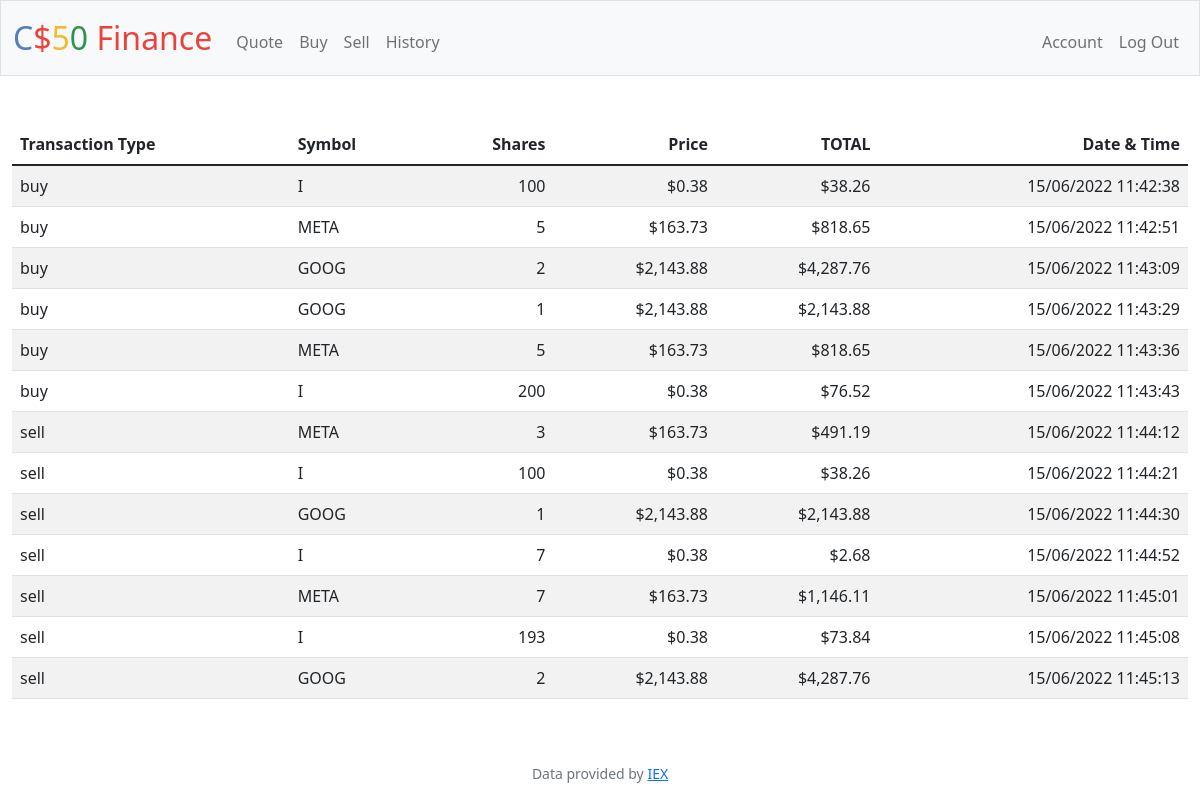
The page /history (signed in) on the database its author committed.
### tables this page shows
CREATE TABLE 'transactions' ('id' INTEGER PRIMARY KEY NOT NULL, 'type' TEXT, 'user_id' INTEGER,'symbol' TEXT, 'shares' INTEGER, 'price' REAL, 'total' REAL, 'time' DATETIME);

### app.py (the view)
@app.route("/history")
@login_required
def history():
    history = db.execute("SELECT * FROM transactions WHERE user_id = ?", session["user_id"])
    return render_template("history.html", history=history)

### app.py (called while the page is built)
@app.after_request
def after_request(response):
    response.headers["Cache-Control"] = "no-cache, no-store, must-revalidate"
    response.headers["Expires"] = 0
    response.headers["Pragma"] = "no-cache"
    return response

### helpers.py (called while the page is built)
def login_required(f):
    @wraps(f)
    def decorated_function(*args, **kwargs):
        if session.get("user_id") is None:
            return redirect("/login")
        return f(*args, **kwargs)
    return decorated_function

def usd(value):
    return f"${value:,.2f}"

### templates/history.html (shortened to what this page needs)
{% extends "layout.html" %}
{% block main %}
    <table class="table table-striped">
        <thead>
            <tr>
                <th class="text-start">Transaction Type</th>
                <th class="text-start">Symbol</th>
                <th class="text-end">Shares</th>
                <th class="text-end">Price</th>
                <th class="text-end">TOTAL</th>
                <th class="text-end">Date & Time</th>
            </tr>
        </thead>
        <tbody>
            {% for trade in history %}
                <tr>
                    <td class="text-start"> {{ trade["type"] }}</td>
                    <td class="text-start"> {{ trade["symbol"] }}</td>
                    <td class="text-end"> {{ trade["shares"] }}</td>
                    <td class="text-end"> {{ trade["price"] | usd }}</td>
                    <td class="text-end"> {{ trade["total"] | usd }}</td>
                    <td class="text-end"> {{ trade["time"] }}</td>
                </tr>
            {% endfor %}
        </tbody>
    </table>
{% endblock %}

### templates/layout.html (shortened to what this page needs)
<!DOCTYPE html>
<html lang="en">
    <head>
        <link href="https://cdn.jsdelivr.net/npm/bootstrap@5.1.3/dist/css/bootstrap.min.css" rel="stylesheet">
        <link href="/static/styles.css" rel="stylesheet">
    </head>
    <body>
        <nav class="bg-light border navbar navbar-expand-md navbar-light">
            <div class="container-fluid">
                <a class="navbar-brand" href="/"><span class="blue">C</span><span class="red">$</span><span class="yellow">5</span><span class="green">0</span> <span class="red">Finance</span></a>
                <div class="collapse navbar-collapse" id="navbar">
                    {% if session["user_id"] %}
                        <ul class="navbar-nav me-auto mt-2">
                            <li class="nav-item"><a class="nav-link" href="/quote">Quote</a></li>
                            <li class="nav-item"><a class="nav-link" href="/buy">Buy</a></li>
                            <li class="nav-item"><a class="nav-link" href="/sell">Sell</a></li>
                            <li class="nav-item"><a class="nav-link" href="/history">History</a></li>
                        </ul>
                        <ul class="navbar-nav ms-auto mt-2">
                            <li class="nav-item"><a class="nav-link" href="/account">Account</a></li>
                            <li class="nav-item"><a class="nav-link" href="/logout">Log Out</a></li>
                        </ul>
                    {% else %}
                        <ul class="navbar-nav ms-auto mt-2">
                            <li class="nav-item"><a class="nav-link" href="/register">Register</a></li>
                            <li class="nav-item"><a class="nav-link" href="/login">Log In</a></li>
                        </ul>
                    {% endif %}
                </div>
            </div>
        </nav>
        <main class="container-fluid py-5 text-center">
            {% block main %}{% endblock %}
        </main>
        <footer class="mb-5 small text-center text-muted">
            Data provided by <a href="https://iexcloud.io/">IEX</a>
        </footer>
    </body>
</html>

### static/styles.css (style rules this page uses)
nav .navbar-brand { font-size: xx-large; }
nav .navbar-brand .blue { color: #537fbe; }
nav .navbar-brand .red { color: #ea433b; }
nav .navbar-brand .yellow { color: #f5b82e; }
nav .navbar-brand .green { color: #2e944b; }

### rows shown on the page
transactions: type "buy", symbol "I", shares "100", price "$0.38", total "$38.26", time "15/06/2022 11:42:38"
transactions: type "buy", symbol "META", shares "5", price "$163.73", total "$818.65", time "15/06/2022 11:42:51"
transactions: type "buy", symbol "GOOG", shares "2", price "$2,143.88", total "$4,287.76", time "15/06/2022 11:43:09"
transactions: type "buy", symbol "GOOG", shares "1", price "$2,143.88", total "$2,143.88", time "15/06/2022 11:43:29"
transactions: type "buy", symbol "META", shares "5", price "$163.73", total "$818.65", time "15/06/2022 11:43:36"
transactions: type "buy", symbol "I", shares "200", price "$0.38", total "$76.52", time "15/06/2022 11:43:43"
transactions: type "sell", symbol "META", shares "3", price "$163.73", total "$491.19", time "15/06/2022 11:44:12"
transactions: type "sell", symbol "I", shares "100", price "$0.38", total "$38.26", time "15/06/2022 11:44:21"
transactions: type "sell", symbol "GOOG", shares "1", price "$2,143.88", total "$2,143.88", time "15/06/2022 11:44:30"
transactions: type "sell", symbol "I", shares "7", price "$0.38", total "$2.68", time "15/06/2022 11:44:52"
transactions: type "sell", symbol "META", shares "7", price "$163.73", total "$1,146.11", time "15/06/2022 11:45:01"
transactions: type "sell", symbol "I", shares "193", price "$0.38", total "$73.84", time "15/06/2022 11:45:08"
transactions: type "sell", symbol "GOOG", shares "2", price "$2,143.88", total "$4,287.76", time "15/06/2022 11:45:13"
